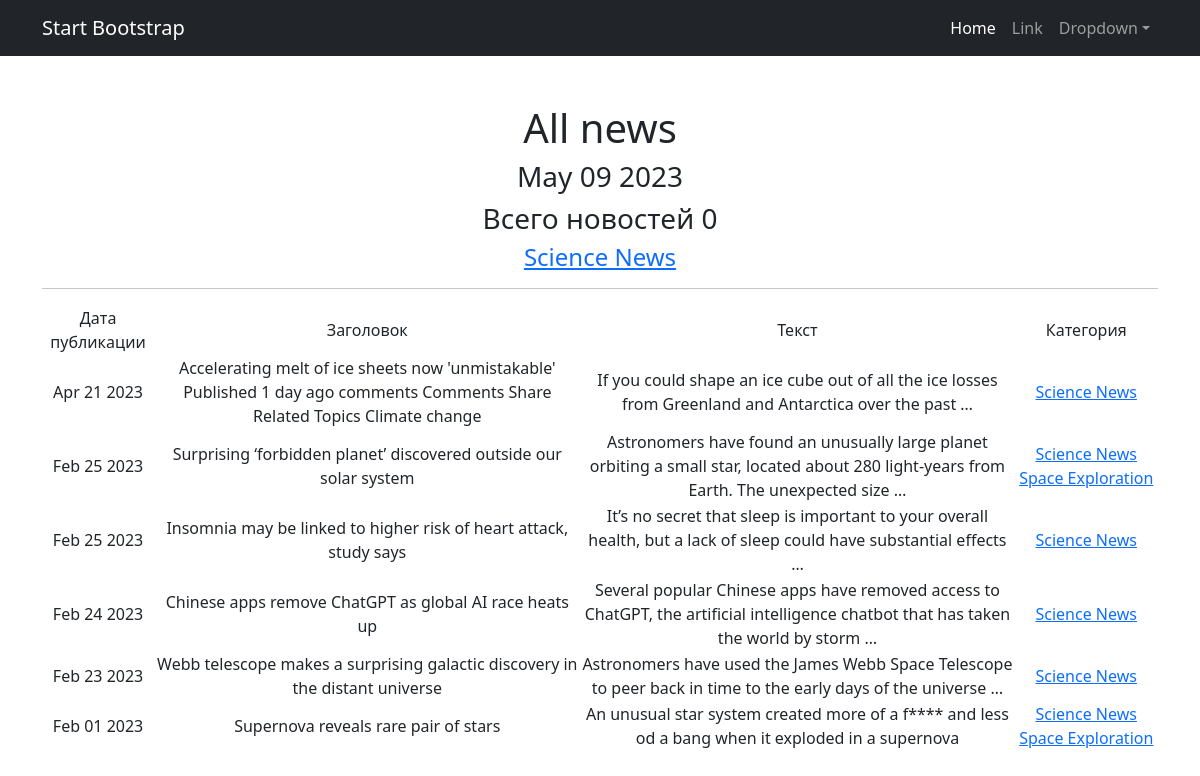
/news/categories/1 (signed in), run on the app's committed database.
### news_portal/models.py (models this page shows, shortened)
class Category(models.Model):
    name = models.CharField(max_length=255, unique=True)
    subscribers = models.ManyToManyField(User, related_name='categories')
    def __str__(self):
      return self.name.title()

class Post(models.Model):
    news = "NS"
    article = "AC"
    TYPE = [
        (news, 'News'),
        (article, 'Article')
    ]
    author = models.ForeignKey("Author", on_delete=models.CASCADE)
    type = models.CharField(max_length=2, choices=TYPE, default=news)
    post_time_in = models.DateTimeField(auto_now_add=True)
    category = models.ManyToManyField("Category", through="PostCategory")
    title = models.CharField(max_length=255)
    post_text = models.TextField()
    post_rating = models.FloatField(default=0.0)

### news_portal/views.py (the view)
# urls.py: path('categories/<int:pk>', CategoryListView.as_view(), name='category-list'),
class CategoryListView(ListView):
    model = Post
    template_name = 'category_list.html'
    context_object_name = 'category_news_list'
    def get_queryset(self):
        self.category = get_object_or_404(Category, id=self.kwargs['pk'])
        queryset = Post.objects.filter(category=self.category).order_by('-post_time_in')
        return queryset
    def get_context_data(self, **kwargs):
        context = super().get_context_data(**kwargs)
        context['is_not_subscriber'] = self.request.user not in self.category.subscribers.all()
        context['category'] = self.category
        return context

### news_portal/templatetags/news_filters.py (called while the page is built)
@register.filter()
def cenzor(value):
    mat = ['idiot', 'fizz', 'nasty', 'euro']
    word = ''
    text = value.split()
    for i in range(len(text)):
        for j in mat:
            if j in text[i].lower():
                for c in (text[i]):
                    word += '*' if c.isalpha() else c
                    text[i] = text[i][0] + word
    return ' '.join(text)

### news_portal/templatetags/news_tags.py (called while the page is built)
@register.simple_tag()
def current_time(format_string='%b %d %Y'):
   return datetime.utcnow().strftime(format_string)

### templates/category_list.html (shortened to what this page needs)
{% extends 'flatpages/default.html' %}
{% load news_filters %}
{% load news_tags %}
{% block content %}
    <h1>All news</h1>
    <h3>{% current_time '%b %d %Y' %}</h3>
    <h3>Всего новостей {{ news | length }}</h3>
    <h4><a href="categories/{{ category.id }}" >{{category}}</a></h4>
    <hr>
    {% if category_news_list %}
       <table>
           <tr>
               <td>Дата публикации</td>
               <td>Заголовок</td>
               <td>Текст</td>
               <td>Категория</td>
           </tr>
           {% for post in category_news_list %}
           <tr>
               <td>{{ post.post_time_in | date:'M d Y' }}</td>
               <td>{{ post.title | cenzor }}</td>
               <td>{{ post.post_text | truncatewords:20 | cenzor }}</td>
               <td>{% for category in post.category.all %}
                <a href="categories/{{ category.id }}">{{category}}</a>
                {% endfor %}
                </td>
           </tr>
           {% endfor %}
       </table>
   {% else %}
       <h2>Актульных новостей нет</h2>
   {% endif %}
{% endblock content %}

### data on the page
Category: name "Science News"
Post: post_time_in "Apr 21 2023", title|cenzor "Accelerating melt of ice sheets now 'unmistakable' Published 1 day ago comments Comments Share Related Topics Climate change", post_text|cenzor "If you could shape an ice cube out of all the ice losses from Greenland and Antarctica over the past …"
Post: post_time_in "Feb 25 2023", title|cenzor "Surprising ‘forbidden planet’ discovered outside our solar system", post_text|cenzor "Astronomers have found an unusually large planet orbiting a small star, located about 280 light-years from Earth. The unexpected size …"
Category: name "Space Exploration"
Post: post_time_in "Feb 25 2023", title|cenzor "Insomnia may be linked to higher risk of heart attack, study says", post_text|cenzor "It’s no secret that sleep is important to your overall health, but a lack of sleep could have substantial effects …"
Post: post_time_in "Feb 24 2023", title|cenzor "Chinese apps remove ChatGPT as global AI race heats up", post_text|cenzor "Several popular Chinese apps have removed access to ChatGPT, the artificial intelligence chatbot that has taken the world by storm …"
Post: post_time_in "Feb 23 2023", title|cenzor "Webb telescope makes a surprising galactic discovery in the distant universe", post_text|cenzor "Astronomers have used the James Webb Space Telescope to peer back in time to the early days of the universe …"
Post: post_time_in "Feb 01 2023", title|cenzor "Supernova reveals rare pair of stars", post_text|cenzor "An unusual star system created more of a f**** and less od a bang when it exploded in a supernova"

### other printed values
{{ news | length }} "0"
